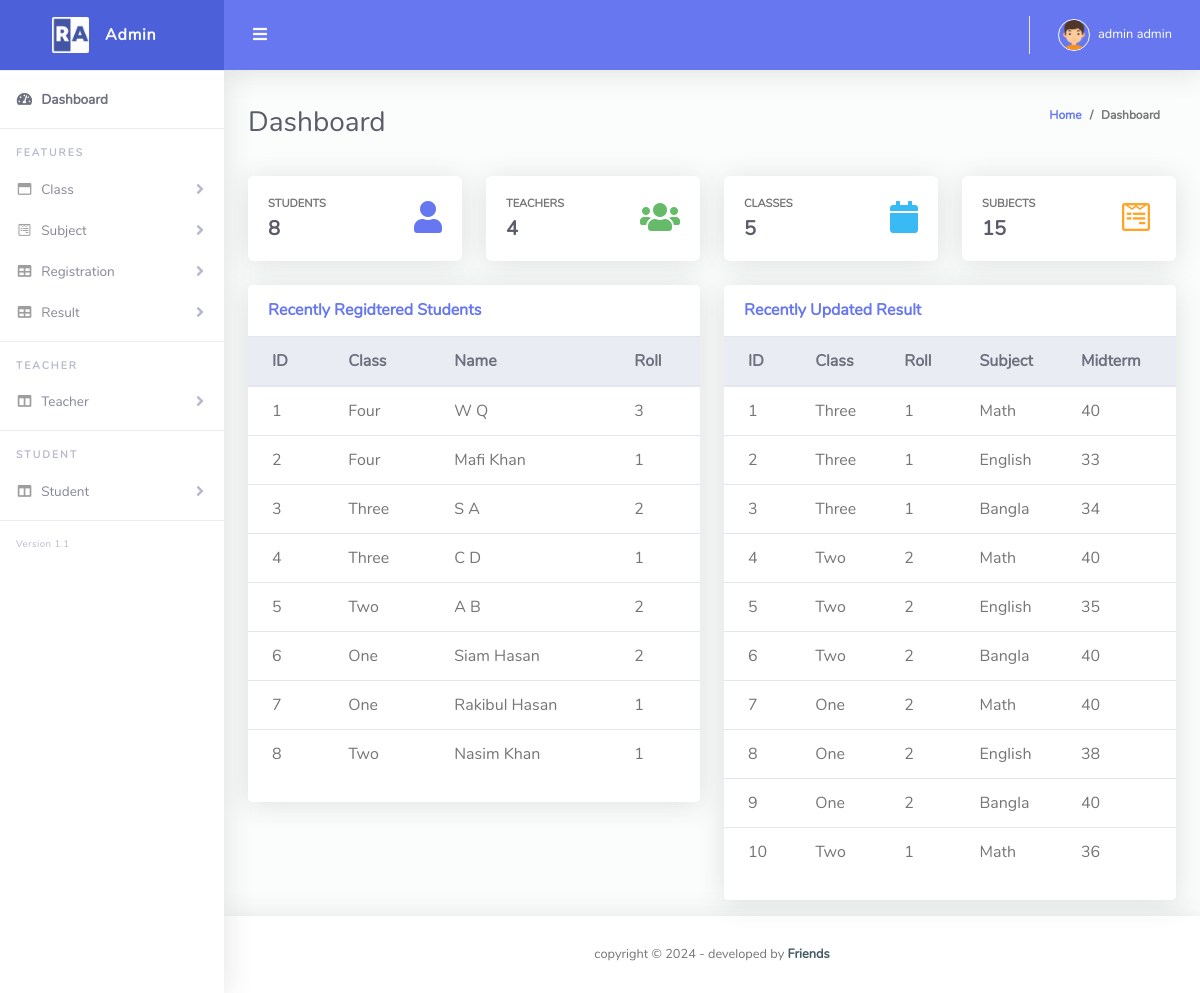
/admin_portal.php (signed in), run on the app's committed database.
### tables this page shows
CREATE TABLE `admission` (
  `admision_id` int(5) NOT NULL,
  `class` int(5) NOT NULL,
  `student_name` varchar(50) NOT NULL,
  `student_roll` int(10) DEFAULT NULL,
  `user_id` int(10) NOT NULL
);

CREATE TABLE `result` (
  `result_id` int(5) NOT NULL,
  `class` int(5) NOT NULL,
  `student_roll` int(5) NOT NULL,
  `subject` int(5) NOT NULL,
  `midterm` int(2) NOT NULL,
  `final` int(2) NOT NULL,
  `updated_by` varchar(100) DEFAULT NULL,
  `inserted_by` varchar(100) DEFAULT NULL
);

### admin_portal.php (the view, shortened to what this page needs)
<?php
require('connection.php');
$user_type          = $_SESSION['user_type'];
if ($user_type == 'admin') {
?>
  <?php
  $sql3 = "SELECT * FROM subject";
  $query3 = $conn->query($sql3);
  $data_list1 = array();
  while ($data = mysqli_fetch_assoc($query3)) {
    $subject_id    = $data['subject_id'];
    $subject_name  = $data['subject_name'];
    $data_list1[$subject_id] = $subject_name;
  }
  $sql1 = "SELECT* FROM class";
  $query1 = $conn->query($sql1);
  $data_list2 = array();
  while ($data = mysqli_fetch_assoc($query1)) {
    $class_id = $data['class_id'];
    $class_name = $data['class_name'];
    $data_list2[$class_id] = $class_name;
  }
  $sql = "SELECT * FROM result ORDER BY result_id DESC LIMIT 10";
  $query = $conn->query($sql);
  ?>
  <?php
  $sql5 = "SELECT * FROM admission ORDER BY admision_id DESC LIMIT 10";
  $query5 = $conn->query($sql5);
  ?>
  <!DOCTYPE html>
  <html lang="en">
  <head>
    <link href="vendor/fontawesome-free/css/all.min.css" rel="stylesheet" type="text/css">
    <link href="vendor/bootstrap/css/bootstrap.min.css" rel="stylesheet" type="text/css">
    <link href="css/ruang-admin.min.css" rel="stylesheet">
  </head>
  <body id="page-top">
    <div id="wrapper">
      <?php include('sidebar.php') ?>
      <div id="content-wrapper" class="d-flex flex-column">
        <div id="content">
          <?php include('topbar.php'); ?>
          <div class="container-fluid" id="container-wrapper">
            <div class="d-sm-flex align-items-center justify-content-between mb-4">
              <h1 class="h3 mb-0 text-gray-800">Dashboard</h1>
              <ol class="breadcrumb">
                <li class="breadcrumb-item"><a href="./">Home</a></li>
                <li class="breadcrumb-item active" aria-current="page">Dashboard</li>
              </ol>
            </div>
            <div class="row mb-3">
              <div class="col-xl-3 col-md-6 mb-4">
                <div class="card h-100">
                  <div class="card-body">
                    <div class="row align-items-center">
                      <div class="col mr-2">
                        <div class="text-xs font-weight-bold text-uppercase mb-1">Students</div>
                        <?php
                        $sql1 = "SELECT * FROM users WHERE user_type='student'";
                        $query1 = $conn->query($sql1);
                        $total_student = mysqli_num_rows($query1);
                        ?>
                        <div class="h5 mb-0 font-weight-bold text-gray-800"><?php echo $total_student ?></div>
                      </div>
                      <div class="col-auto">
                        <i class="fas fa-user fa-2x text-primary"></i>
                      </div>
                    </div>
                  </div>
                </div>
              </div>
              <div class="col-xl-3 col-md-6 mb-4">
                <div class="card h-100">
                  <div class="card-body">
                    <div class="row no-gutters align-items-center">
                      <div class="col mr-2">
                        <div class="text-xs font-weight-bold text-uppercase mb-1">Teachers</div>
                        <?php
                        $sql2 = "SELECT * FROM users WHERE user_type='teacher'";
                        $query2 = $conn->query($sql2);
                        $total_teacher = mysqli_num_rows($query2);
                        ?>
                        <div class="h5 mb-0 font-weight-bold text-gray-800"><?php echo $total_teacher ?></div>
                      </div>
                      <div class="col-auto">
                        <i class="fas fa-users fa-2x text-success"></i>
                      </div>
                    </div>
                  </div>
                </div>
              </div>
              <div class="col-xl-3 col-md-6 mb-4">
                <div class="card h-100">
                  <div class="card-body">
                    <div class="row no-gutters align-items-center">
                      <div class="col mr-2">
                        <div class="text-xs font-weight-bold text-uppercase mb-1">Classes</div>
                        <?php
                        $sql3 = "SELECT * FROM class";
                        $query3 = $conn->query($sql3);
                        $total_class = mysqli_num_rows($query3);
                        ?>
                        <div class="h5 mb-0 mr-3 font-weight-bold text-gray-800"><?php echo $total_class ?></div>
                      </div>
                      <div class="col-auto">
                        <i class="fas fa-calendar fa-2x text-info"></i>
                      </div>
                    </div>
                  </div>
                </div>
              </div>
              <div class="col-xl-3 col-md-6 mb-4">
                <div class="card h-100">
                  <div class="card-body">
                    <div class="row no-gutters align-items-center">
                      <div class="col mr-2">
                        <div class="text-xs font-weight-bold text-uppercase mb-1">Subjects</div>
                        <?php
                        $sql4 = "SELECT * FROM subject";
                        $query4 = $conn->query($sql4);
                        $total_subject = mysqli_num_rows($query4);
                        ?>
                        <div class="h5 mb-0 font-weight-bold text-gray-800"><?php echo $total_subject ?></div>
                      </div>
                      <div class="col-auto">
                        <i class="fab fa-fw fa-wpforms fa-2x text-warning"></i>
                      </div>
                    </div>
                  </div>
                </div>
              </div>
              <div class="col-xl-6 col-lg-7 mb-4">
                <div class="card">
                  <div class="card-header py-3 d-flex flex-row align-items-center justify-content-between">
                    <h6 class="m-0 font-weight-bold text-primary">Recently Regidtered Students</h6>
                  </div>
                  <div class="table-responsive">
                    <table class="table align-items-center table-flush">
                      <thead class="thead-light">
                        <tr>
                          <th>ID</th>
                          <th>Class</th>
                          <th>Name</th>
                          <th>Roll</th>
                        </tr>
                      </thead>
                      <tbody>
                        <?php
                        $sl = 0;
                        while ($data = mysqli_fetch_array($query5)) {
                          $student_roll   = $data['student_roll'];
                          $student_name   = $data['student_name'];
                          $class          = $data['class'];
                          $sl++;
                        ?>
                          <tr>
                            <td><?php echo $sl ?></td>
                            <td><?php echo $data_list2[$class] ?></td>
                            <td><?php echo $student_name ?></td>
                            <td><?php echo $student_roll ?></td>
                          </tr>
                        <?php
                        }
                        ?>
                      </tbody>
                    </table>
                  </div>
                  <div class="card-footer"></div>
                </div>
              </div>
              <div class="col-xl-6 col-lg-5 ">
                <div class="card">
                  <div class="card-header py-3 d-flex flex-row align-items-center justify-content-between">
                    <h6 class="m-0 font-weight-bold text-primary">Recently Updated Result</h6>
                  </div>
                  <div class="table-responsive">
                    <table class="table align-items-center table-flush">
                      <thead class="thead-light">
                        <tr>
                          <th>ID</th>
                          <th>Class</th>
                          <th>Roll</th>
                          <th>Subject</th>
                          <th>Midterm</th>
                          <th>Final</th>
                        </tr>
                      </thead>
                      <tbody>
                        <?php
                        $sl = 0;
                        while ($data = mysqli_fetch_array($query)) {
                          $class          = $data['class'];
                          $student_roll   = $data['student_roll'];
                          $subject        = $data['subject'];
                          $midterm        = $data['midterm'];
                          $final          = $data['final'];
                          $sl++;
                        ?>
                          <tr>
                            <td><?php echo $sl ?></td>
                            <td><?php echo $data_list2[$class] ?></td>
                            <td><?php echo $student_roll ?></td>
                            <td><?php echo $data_list1[$subject] ?></td>
                            <td><?php echo $midterm ?></td>
                            <td><?php echo $final ?></td>
                          </tr>
                        <?php
                        }
                        ?>
                    </table>
                  </div>
                  <div class="card-footer"></div>
                </div>
              </div>
            </div>
          </div>
        </div>
        <footer class="sticky-footer bg-white">
          <div class="container my-auto">
            <div class="copyright text-center my-auto">
              <span>copyright &copy;  - developed by
                <b><a href="#" target="_blank">Friends</a></b>
              </span>
            </div>
          </div>
        </footer>
      </div>
    </div>
  </body>
  </html>
<?php
} else {
  header('location:login.php');
}
?>

### sidebar.php (shortened to what this page needs)
<ul class="navbar-nav sidebar sidebar-light accordion" id="accordionSidebar">
      <a class="sidebar-brand d-flex align-items-center justify-content-center" href="admin_portal.php">
        <div class="sidebar-brand-icon">
          <img src="img/logo/logo2.png">
        </div>
        <div class="sidebar-brand-text mx-3">Admin</div>
      </a>
      <hr class="sidebar-divider my-0">
      <li class="nav-item active">
        <a class="nav-link" href="admin_portal.php">
          <i class="fas fa-fw fa-tachometer-alt"></i>
          <span>Dashboard</span></a>
      </li>
      <hr class="sidebar-divider">
      <div class="sidebar-heading">
        Features
      </div>
      <li class="nav-item">
        <a class="nav-link collapsed" href="#" data-toggle="collapse" data-target="#collapseBootstrap"
          aria-expanded="true" aria-controls="collapseBootstrap">
          <i class="far fa-fw fa-window-maximize"></i>
          <span>Class</span>
        </a>
      </li>
      <li class="nav-item">
        <a class="nav-link collapsed" href="#" data-toggle="collapse" data-target="#collapseForm" aria-expanded="true"
          aria-controls="collapseForm">
          <i class="fab fa-fw fa-wpforms"></i>
          <span>Subject</span>
        </a>
      </li>
      <li class="nav-item">
        <a class="nav-link collapsed" href="#" data-toggle="collapse" data-target="#collapseTable" aria-expanded="true"
          aria-controls="collapseTable">
          <i class="fas fa-fw fa-table"></i>
          <span>Registration</span>
        </a>
      </li>
      <li class="nav-item">
        <a class="nav-link collapsed" href="#" data-toggle="collapse" data-target="#collapseResult" aria-expanded="true"
          aria-controls="collapseResult">
          <i class="fas fa-fw fa-table"></i>
          <span>Result</span>
        </a>
      </li>
      <hr class="sidebar-divider">
      <div class="sidebar-heading">
        Teacher
      </div>
      <li class="nav-item">
        <a class="nav-link collapsed" href="#" data-toggle="collapse" data-target="#collapsePage" aria-expanded="true"
          aria-controls="collapsePage">
          <i class="fas fa-fw fa-columns"></i>
          <span>Teacher</span>
        </a>
      </li>
      <hr class="sidebar-divider">
      <div class="sidebar-heading">
        Student
      </div>
      <li class="nav-item">
        <a class="nav-link collapsed" href="#" data-toggle="collapse" data-target="#collapseStudent" aria-expanded="true"
          aria-controls="collapseStudent">
          <i class="fas fa-fw fa-columns"></i>
          <span>Student</span>
        </a>
      </li>
      <hr class="sidebar-divider">
      <div class="version" id="version-ruangadmin"></div>
    </ul>

### topbar.php (shortened to what this page needs)
<?php
$user_first_name = $_SESSION['user_first_name'];
$user_last_name = $_SESSION['user_last_name'];
$user_type = $_SESSION['user_type'];
$username=$user_first_name." ".$user_last_name;
if ($user_type == 'admin' || $user_type == 'student' || $user_type == 'teacher') {
?>
  <nav class="navbar navbar-expand navbar-light bg-navbar topbar mb-4 static-top">
    <button id="sidebarToggleTop" class="btn btn-link rounded-circle mr-3">
      <i class="fa fa-bars"></i>
    </button>
    <ul class="navbar-nav ml-auto">
      <li class="nav-item dropdown no-arrow">
        <a class="nav-link dropdown-toggle" href="#" id="userDropdown" role="button" data-toggle="dropdown"
          aria-haspopup="true" aria-expanded="false">
          <img class="img-profile rounded-circle" src="img/boy.png" style="max-width: 60px">
          <span class="ml-2 d-none d-lg-inline text-white small"><?php echo $username ?></span>
        </a>
      </li>
    </ul>
  </nav>
<?php
} else {
  header('location:login.php');
}
?>

### data on the page
admission: class "Four", student_name "W Q", student_roll "3"
admission: class "Four", student_name "Mafi Khan", student_roll "1"
admission: class "Three", student_name "S A", student_roll "2"
admission: class "Three", student_name "C D", student_roll "1"
admission: class "Two", student_name "A B", student_roll "2"
admission: class "One", student_name "Siam Hasan", student_roll "2"
admission: class "One", student_name "Rakibul Hasan", student_roll "1"
admission: class "Two", student_name "Nasim Khan", student_roll "1"
result: class "Three", student_roll "1", subject "Math", midterm "40"
result: class "Three", student_roll "1", subject "English", midterm "33"
result: class "Three", student_roll "1", subject "Bangla", midterm "34"
result: class "Two", student_roll "2", subject "Math", midterm "40"
result: class "Two", student_roll "2", subject "English", midterm "35"
result: class "Two", student_roll "2", subject "Bangla", midterm "40"
result: class "One", student_roll "2", subject "Math", midterm "40"
result: class "One", student_roll "2", subject "English", midterm "38"
result: class "One", student_roll "2", subject "Bangla", midterm "40"
result: class "Two", student_roll "1", subject "Math", midterm "36"

### other printed values
$username "admin admin"
$total_student "8"
$total_teacher "4"
$total_class "5"
$total_subject "15"
